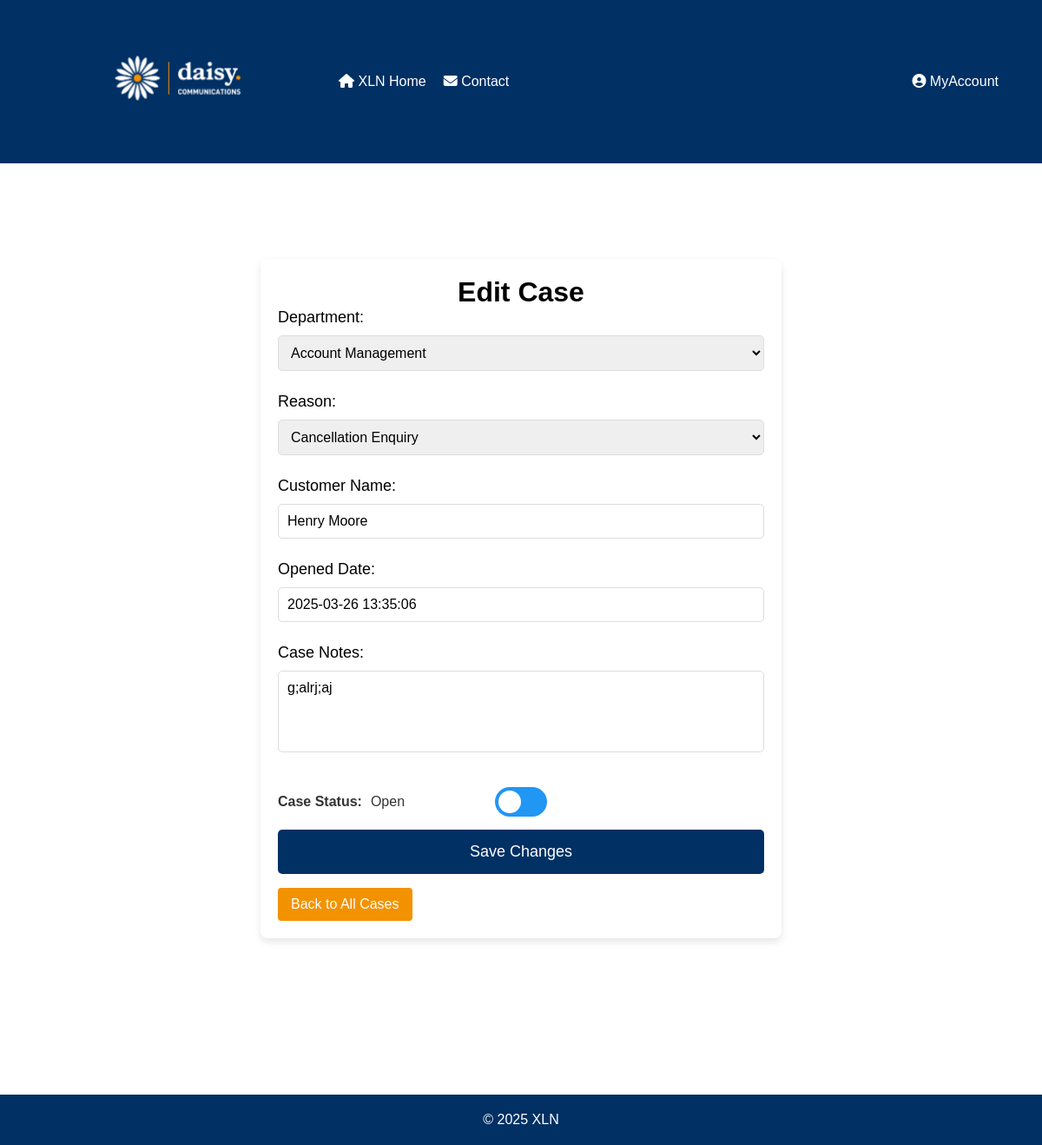
The app's page /php/EditCase.php?uid=27, older data.
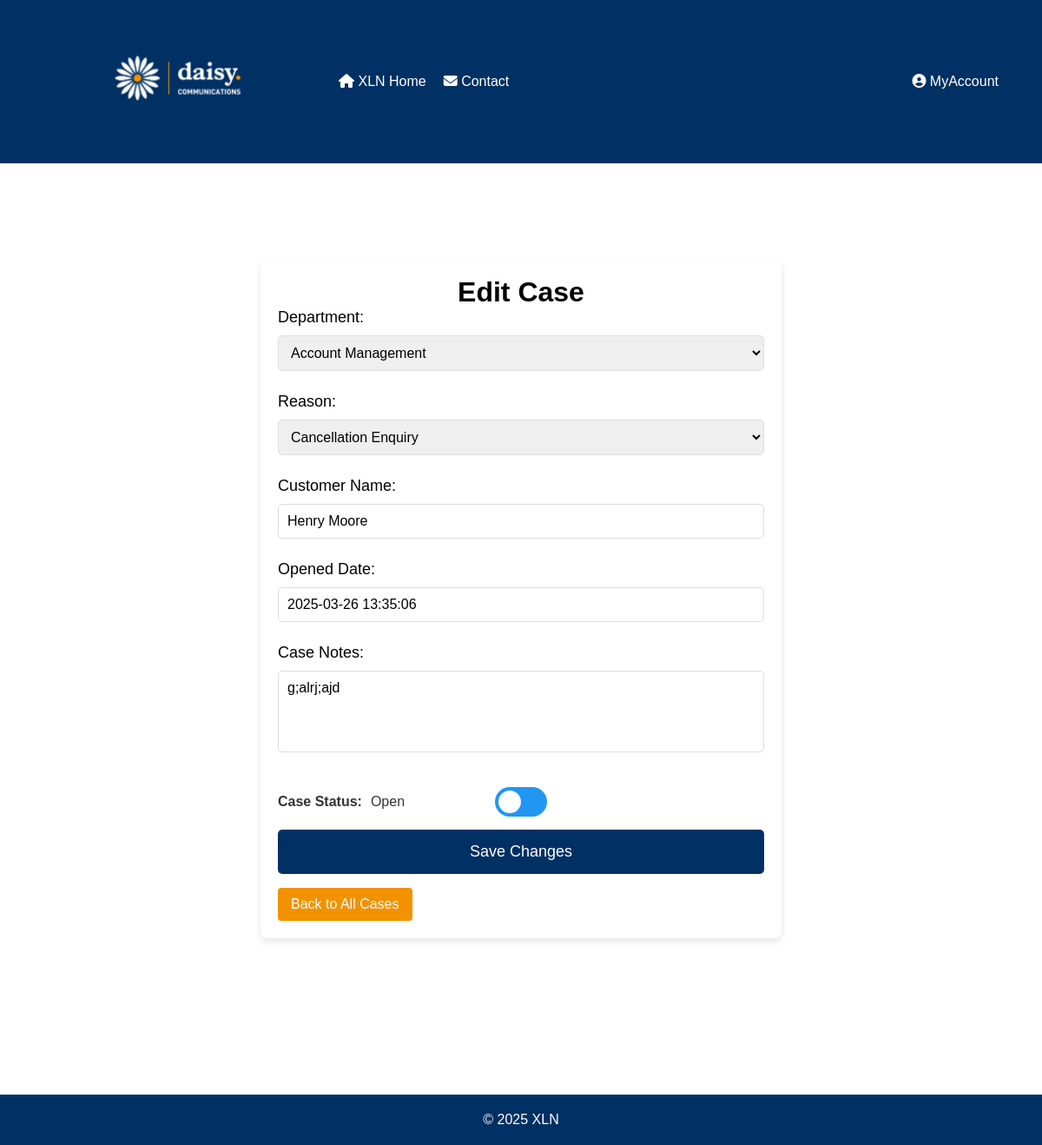
The same page, newer data.
### tables this page shows
CREATE TABLE "cases" (
	"caseID"	INTEGER,
	"userID"	INT NOT NULL,
	"reasonID"	INT NOT NULL,
	"description"	TEXT NOT NULL,
	"status"	INT NOT NULL CHECK("status" IN (0, 1)),
	"created"	TEXT CHECK("created" GLOB '????-??-?? ??:??:??'),
	"closed"	TEXT CHECK(("status" = 1 AND "closed" IS NULL) OR ("status" = 0 AND "closed" GLOB '????-??-?? ??:??:??')),
	"customerID"	INTEGER,
	PRIMARY KEY("caseID" AUTOINCREMENT),
	FOREIGN KEY("customerID") REFERENCES "customers"("customerID") ON UPDATE CASCADE ON DELETE CASCADE,
	FOREIGN KEY("reasonID") REFERENCES "reasons"("reasonID") ON UPDATE CASCADE ON DELETE CASCADE,
	FOREIGN KEY("userID") REFERENCES "users"("userID") ON UPDATE CASCADE ON DELETE CASCADE
);

CREATE TABLE "customers" (
	"customerID"	INTEGER,
	"name"	TEXT NOT NULL,
	"email"	TEXT NOT NULL CHECK("email" LIKE '%_@_%._%'),
	PRIMARY KEY("customerID" AUTOINCREMENT)
);

### php/EditCase.php (the view, shortened to what this page needs)
<?php
$db = connectToDatabase();
$caseID = isset($_GET['uid']) ? $_GET['uid'] : null;
$caseData = null;
$deptStmt = $db->prepare("SELECT * FROM departments ORDER BY deptName");
$deptResult = $deptStmt->execute();
$departments = [];
while ($row = $deptResult->fetchArray(SQLITE3_ASSOC)) {
    $departments[] = $row;
}
if ($caseID) {
    $stmt = $db->prepare("SELECT c.*,
                        d.deptName AS department_name,
                        d.departmentID,
                        r.reason AS reason_name,
                        r.reasonID,
                        cu.name AS customer_name
                        FROM cases c
                        LEFT JOIN reasons r ON c.reasonID = r.reasonID
                        LEFT JOIN department_reasons dr ON r.reasonID = dr.reasonID
                        LEFT JOIN departments d ON dr.departmentID = d.departmentID
                        LEFT JOIN customers cu ON c.customerID = cu.customerID
                        WHERE c.caseID = :caseID");
    $stmt->bindValue(':caseID', $caseID, SQLITE3_INTEGER);
    $result = $stmt->execute();
    $caseData = $result->fetchArray(SQLITE3_ASSOC);
}
?>
<!DOCTYPE html>
<html lang="en">
<head>
    <link rel="stylesheet" href="../css/EditCase.css">
    <link
    rel="stylesheet"
    href="https://cdnjs.cloudflare.com/ajax/libs/font-awesome/6.2.1/css/all.min.css"
  />
</head>
<body>
<header>
        <a href="Homepage.php"><img class="logo" src="../xlnLogo.png" alt="XLN Logo"></a>
        <nav>
            <ul class="left-menu">
                <li><a href="Homepage.php"><i class="fa-solid fa-house"></i> XLN Home</a></li>
                <li><a href="../html/Contact.html"><i class="fa-solid fa-envelope"></i> Contact</a></li>
            </ul>
            <ul class="right-menu">
                <li class="dropdown">
                    <a href="javascript:void(0)" class="dropbtn"><i class="fa-solid fa-circle-user"></i> MyAccount</a>
                </li>
            </ul>
        </nav>
    </header>
    <main>
        <div class="container">
            <h1>Edit Case</h1>
            <?php if ($caseData): ?>
                <form id="editCaseForm" method="POST">
                    <label for="departmentID">Department:</label>
                    <select id="departmentID" name="departmentID">
                        <?php foreach ($departments as $department): ?>
                            <option value="<?php echo $department['departmentID']; ?>" <?php echo ($department['departmentID'] == $caseData['departmentID']) ? 'selected' : ''; ?>>
                                <?php echo $department['deptName']; ?>
                            </option>
                        <?php endforeach; ?>
                    </select>
                    <label for="reasonID">Reason:</label>
                    <select id="reasonID" name="reasonID" required>
                    </select>
                    <label for="customerName">Customer Name:</label>
                    <input type="text" id="customerName" name="customerName" value="<?php echo $caseData['customer_name']; ?>" readonly>
                    <label for="openedDate">Opened Date:</label>
                    <input type="text" id="openedDate" name="openedDate" value="<?php echo $caseData['created']; ?>" readonly>
                    <label for="caseNotes">Case Notes:</label>
                    <textarea id="caseNotes" name="caseNotes" rows="4" required><?php echo $caseData['description']; ?></textarea>
                    <div class="toggle-container">
                    <span class="toggle-label">Case Status:</span>
                    <span id="statusText" class="toggle-status"><?php echo $caseData['status'] == 1 ? 'Open' : 'Closed'; ?></span>
                    <label class="toggle-switch">
                        <span class="toggle-slider"></span>
                    </label>
                    </div>
                    <button type="submit">Save Changes</button>
                    <a href="ViewAllCases.php" class="button">Back to All Cases</a>
                </form>
            <?php else: ?>
                <p>No case found or invalid case ID.</p>
                <a href="ViewAllCases.php">Back to All Cases</a>
            <?php endif; ?>
        </div>
    </main>
    <footer>
        <p>&copy; <span id="year"></span> XLN</p>
    </footer>
</body>
</html>

Row changes from the older to the newer data that the page shows:
changed cases "Henry Moore": caseNotes "g;alrj;aj" → "g;alrj;ajd"
